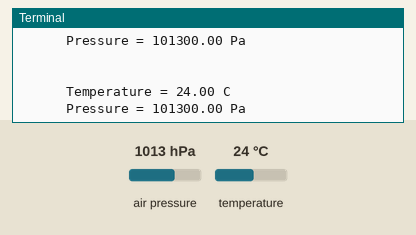
Recording of a program running on a simulated Raspberry Pi (BCM pin numbers). On the bench: the last lines printed to the terminal. The inputs (shaded band) are chosen by the test bench; at power-on: air pressure 1013 hPa, temperature 24 °C.

Above: at 1.2 s.
1.3 s: air pressure set to 952 hPa
At 2.6 s:
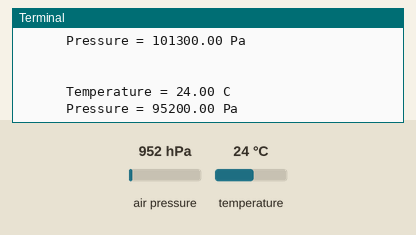
2.8 s: temperature set to 12 °C
At 3.9 s:
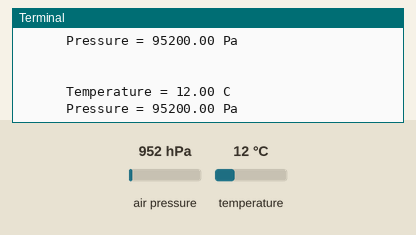
4.3 s: air pressure set to 975 hPa
At 5.7 s:
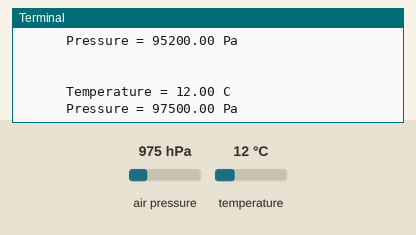
Timing chart, 0 to 7.3 s (numbered marks = the images above; inputs shaded):
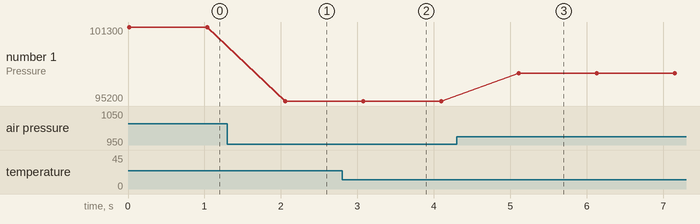

Measured:
- after the input at 1.3 s, the terminal: prints a new line after 0.76 s (image 1)
- after the input at 2.8 s, the terminal: prints a new line after 0.28 s (image 2)
- after the input at 4.3 s, the terminal: prints a new line after 0.81 s (image 3)
- plotted number 1: 101300 → 95200 after the input at 1.3 s, 95200 → 97500 after the input at 4.3 s

The program:

31_barometer.py
```python
#!/usr/bin/env python
#---------------------------------------------------------
#
#		This is a program for Barometer Pressure Sensor
#	Module. It could measure the pressure and temperature.
#
#		This program depend on BMP085.py writted by
#	Adafruit.
#
#	   Barometer Module			   Pi
#			VCC ----------------- 3.3V
#			GND ------------------ GND
#			SCL ----------------- SCL1
#			SDA ----------------- SDA1
#
#---------------------------------------------------------
import Adafruit_BMP.BMP085 as BMP085
import time

def setup():
	print '\n Barometer begins...'

def loop():
	while True:
		sensor = BMP085.BMP085()
		temp = sensor.read_temperature()	# Read temperature to veriable temp
		pressure = sensor.read_pressure()	# Read pressure to veriable pressure

		print ''
		print '      Temperature = {0:0.2f} C'.format(temp)		# Print temperature
		print '      Pressure = {0:0.2f} Pa'.format(pressure)	# Print pressure
		time.sleep(1)
		print ''

def destory():
	GPIO.cleanup()				# Release resource

if __name__ == '__main__':		# Program start from here
	setup()
	try:
		loop()
	except KeyboardInterrupt:  	# When 'Ctrl+C' is pressed, the child program destroy() will be  executed.
		destory()
```
